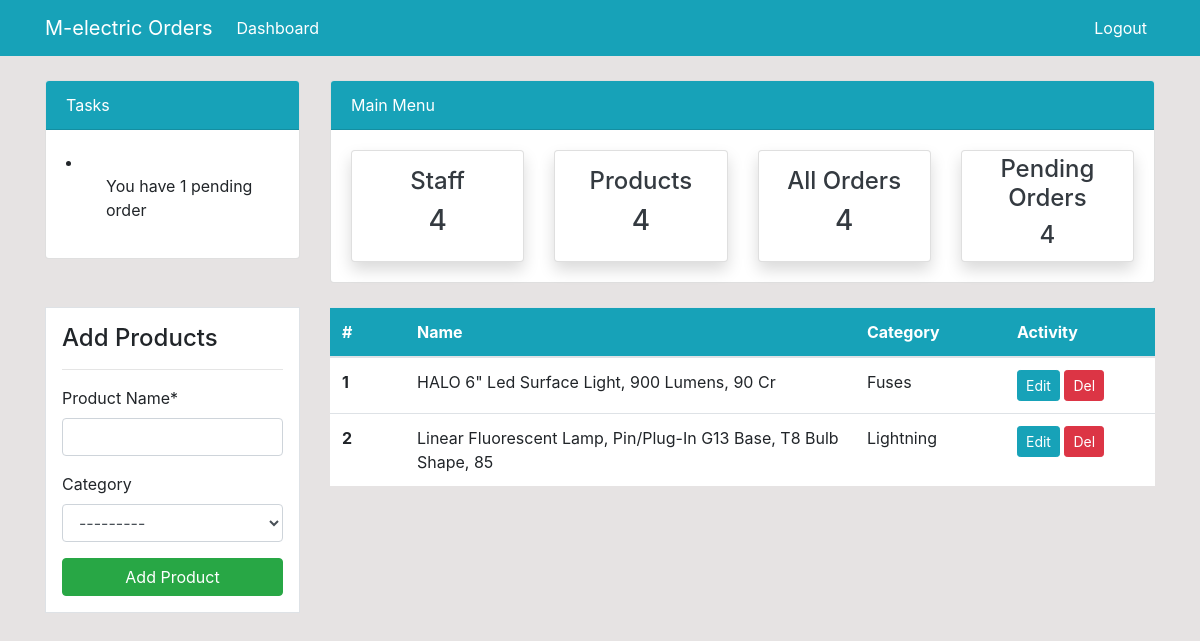
Page /products (signed in) on the earlier database version.
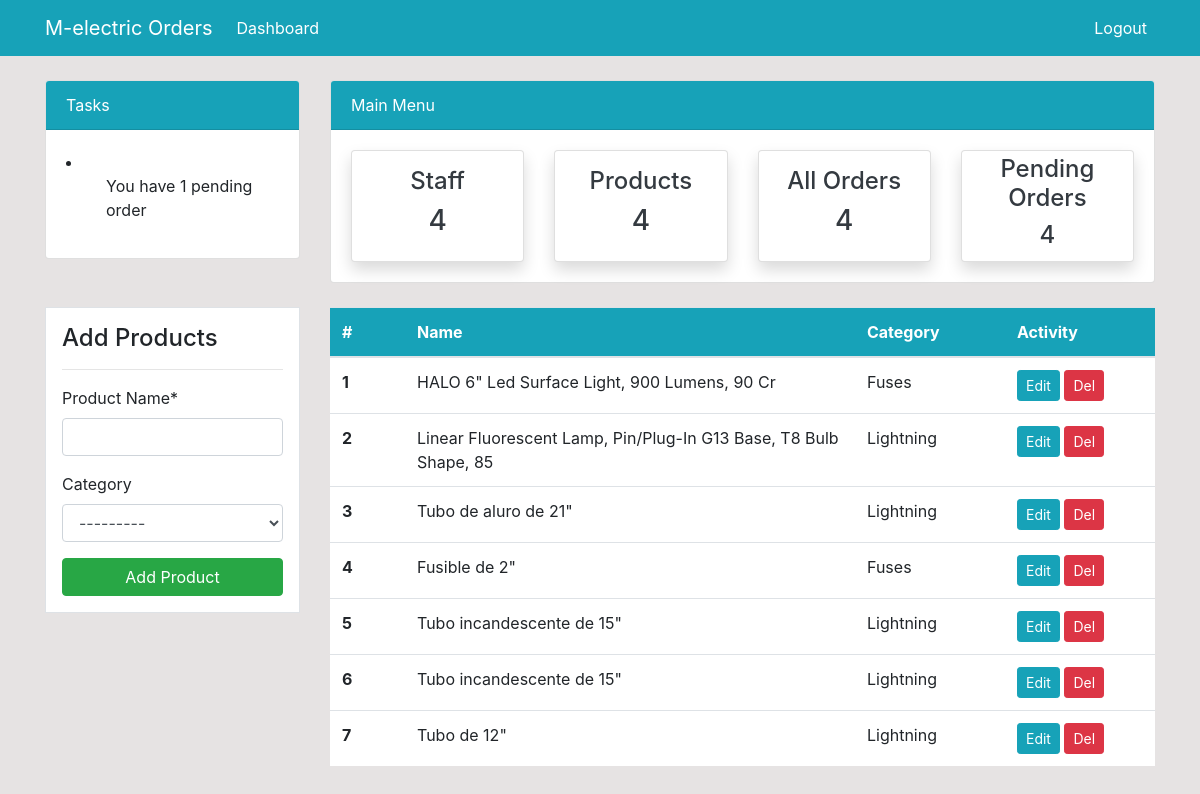
Same page on the later database version.
### dashboard/models.py (models this page shows, shortened)
class Product(models.Model):
	product_name = models.CharField('Product Name', max_length=100)
	category = models.ForeignKey(Category, blank=True, null=True, on_delete=models.CASCADE)

class Category(models.Model):
	category_name = models.CharField('Category', max_length=50)
	def __str__(self):
		return self.category_name

### dashboard/views.py (the view)
# urls.py: path('products', views.products, name='products'),
@login_required
def products(request):
    products_list = Product.objects.all()
    if request.method == 'POST':
        form = ProductForm(request.POST)
        if form.is_valid:
            form.save()
            return redirect('products')
    else:
        form = ProductForm()
    context = {
        'products_list': products_list,
        'form': form,
    }
    return render(request, 'dashboard/products.html', context)

### dashboard/forms.py
class ProductForm(forms.ModelForm):
    class Meta:
        model = Product
        fields = ['product_name','category']

### templates/dashboard/products.html (shortened to what this page needs)
{% extends 'partials/base.html' %}
{% load crispy_forms_tags %}
{% block content %}
{% include 'partials/topnav.html' %}
    <div class="container">
        <div class="row my-4">
            <div class="col-md-3">
                <div class="border bg-white p-3">
                    <h4>Add Products</h4>
                    <hr>
                    <form method="POST">
                        {{ form|crispy }}
                        <input class="btn btn-success btn-block" type="submit" value="Add Product">
                    </form>
                </div>
            </div>
            <div class="col-md-9">
                <table class="table bg-white">
                    <thead class="bg-info">
                        <tr class="text-white">
                            <th scope="col" class="col-1" >#</th>
                            <th scope="col" class="col-6">Name</th>
                            <th scope="col" class="col-2">Category</th>
                            <th scope="col" class="col-2">Activity</th>
                        </tr>
                    </thead>
                    <tbody>
                    {% for product in products_list %}
                        <tr>
                            <th scope="row">{{ forloop.counter }}</th>
                            <td>{{ product.product_name }}</td>
                            <td>{{ product.category }}</td>
                            <td>
                                <a class="btn btn-info btn-sm" href="{% url 'product-update' product.id %}">Edit</a>
                                <a class="btn btn-danger btn-sm" href="{% url 'product-delete' product.id %}">Del</a>
                            </td>
                        </tr>
                    {% endfor %}
                    </tbody>
                </table>
            </div>
        </div>
    </div>
{% endblock %}

Differences in the rows shown:
added Product: product_name "Tubo de aluro de 21\"", category "Lightning"
added Product: product_name "Fusible de 2\"", category "Fuses"
added Product: product_name "Tubo incandescente de 15\"", category "Lightning"
added Product: product_name "Tubo incandescente de 15\"", category "Lightning"
added Product: product_name "Tubo de 12\"", category "Lightning"
